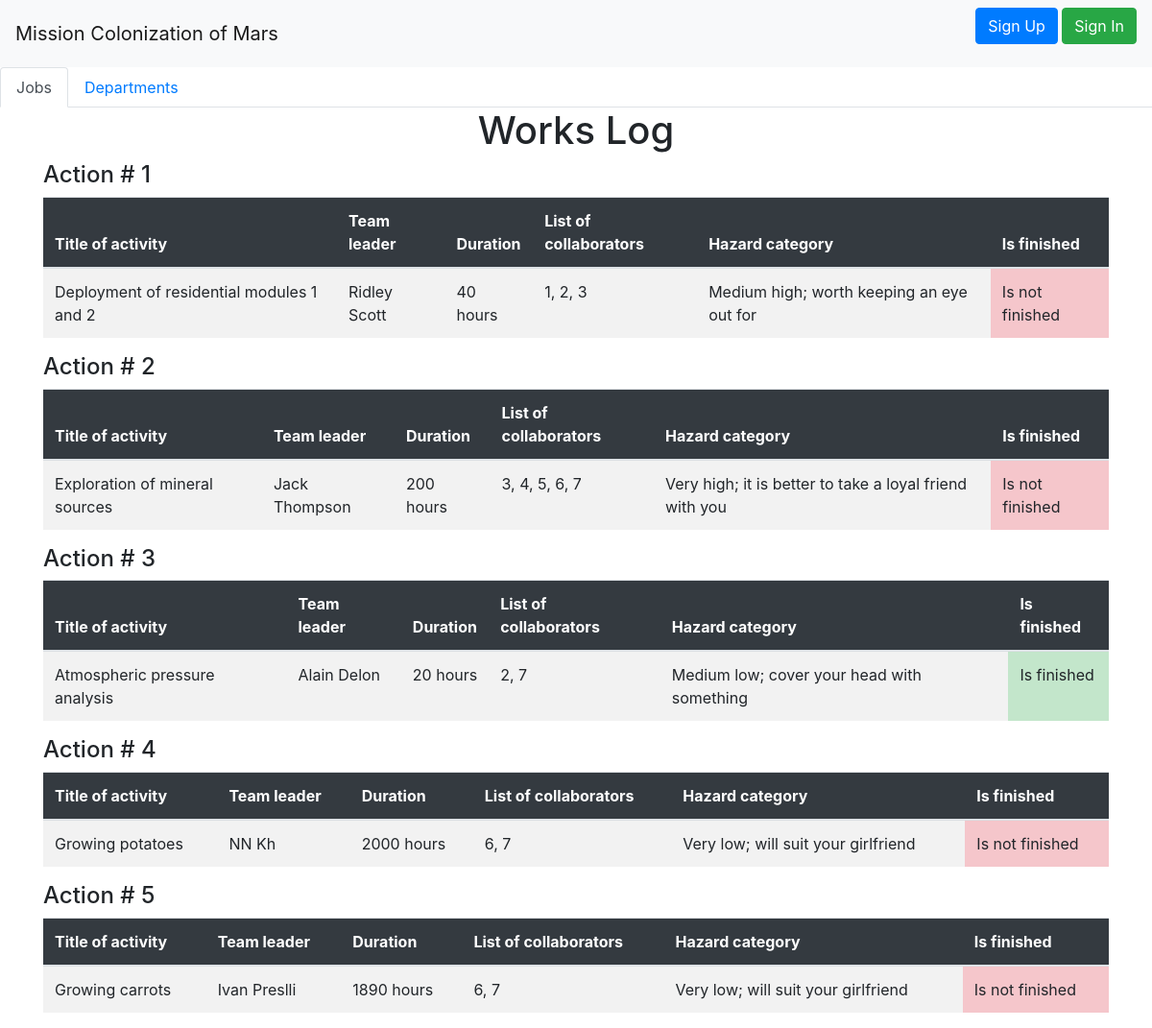
Screenshot of /j with the database file from the repository.
### data/jobs.py (models this page shows)
class Jobs(SqlAlchemyBase):
	__tablename__ = "jobs"
	id = sqlalchemy.Column(sqlalchemy.Integer, primary_key=True, autoincrement=True)
	team_leader = sqlalchemy.Column(sqlalchemy.Integer, sqlalchemy.ForeignKey("users.id"))
	job = sqlalchemy.Column(sqlalchemy.String)
	work_size = sqlalchemy.Column(sqlalchemy.Integer)
	collaborators = sqlalchemy.Column(sqlalchemy.String)
	start_date = sqlalchemy.Column(sqlalchemy.DateTime)
	end_date = sqlalchemy.Column(sqlalchemy.DateTime)
	is_finished = sqlalchemy.Column(sqlalchemy.Boolean)
	user = orm.relation("User")
	categories = orm.relation("HazardCategory", secondary="jobs_to_hazard_category", backref="jobs")

### data/users.py (models this page shows, shortened)
class User(SqlAlchemyBase, UserMixin):
    def __repr__(self):
        return self.name + " " + self.surname
    __tablename__ = "users"
    id = sqlalchemy.Column(sqlalchemy.Integer,
                           primary_key=True, autoincrement=True)
    surname = sqlalchemy.Column(sqlalchemy.String)
    name = sqlalchemy.Column(sqlalchemy.String)
    age = sqlalchemy.Column(sqlalchemy.Integer)
    position = sqlalchemy.Column(sqlalchemy.String)
    speciality = sqlalchemy.Column(sqlalchemy.String)
    address = sqlalchemy.Column(sqlalchemy.String)
    email = sqlalchemy.Column(sqlalchemy.String, unique=True)
    hashed_password = sqlalchemy.Column(sqlalchemy.String)
    modified_date = sqlalchemy.Column(sqlalchemy.DateTime)
    department = orm.relation("Department")
    job = orm.relation("Jobs")

### data/category.py (models this page shows)
class HazardCategory(SqlAlchemyBase):
	__tablename__ = 'hazard_category'
	id = sqlalchemy.Column(sqlalchemy.Integer, primary_key=True, autoincrement=True)
	hazard_description = sqlalchemy.Column(sqlalchemy.String, nullable=True)
	association_table = sqlalchemy.Table(
		"jobs_to_hazard_category",
		SqlAlchemyBase.metadata,
		sqlalchemy.Column("jobs", sqlalchemy.Integer, sqlalchemy.ForeignKey("jobs.id")),
		sqlalchemy.Column("category", sqlalchemy.Integer, sqlalchemy.ForeignKey("hazard_category.id")))

### main.py (the view)
@app.route("/j")
def index_j():
	db_session.global_init("db/mars_explorer.db")
	db_sess = db_session.create_session()
	jobs_ = db_sess.query(Jobs)
	return render_template("index_j.html", jobs=jobs_, current_user=current_user)

### data/db_session.py (called while the page is built, shortened)
def global_init(db_file):
    global __factory
    if __factory:
        return

def create_session() -> Session:
    global __factory
    print(__factory)
    return __factory()

### templates/index_j.html (shortened to what this page needs)
{% extends "base.html" %}
{% block content %}
<h1 align="center">Works Log</h1>
{% for job in jobs%}
<h4>Action # {{job.id}}</h4>
<table class="table table-striped">
  <thead>
    <tr>
      <th scope="col" class="table-dark">Title of activity</th>
      <th scope="col" class="table-dark">Team leader</th>
      <th scope="col" class="table-dark">Duration</th>
      <th scope="col" class="table-dark">List of collaborators</th>
      <th scope="col" class="table-dark">Hazard category</th>
      <th scope="col" class="table-dark">Is finished</th>
    </tr>
  </thead>
  <tbody>
    <tr>
      <td>{{job.job}}</td>
      <td>{{job.user}}</td>
      <td>{{job.work_size}} hours</td>
      <td>{{job.collaborators}}</td>
      <td>{{job.categories[-1].hazard_description}}</td>
      {% if not job.is_finished%}
      <td class="table-danger">Is not finished</td>
      {% else %}
      <td class="table-success">Is finished</td>
      {% endif %}
    </tr>
  </tbody>
</table>
{% endfor %}
{% endblock %}

### templates/base.html (shortened to what this page needs)
<!doctype html>
<html lang="en">
<head>
    <link rel="stylesheet" href="../static/css/style.css" />
    <link rel="stylesheet"
          href="https://stackpath.bootstrapcdn.com/bootstrap/4.4.1/css/bootstrap.min.css"
>
</head>
<body>
<header>
    <nav class="navbar navbar-light bg-light">
        <a class="navbar-brand" href="#">Mission Colonization of Mars</a>
        {% if current_user.is_authenticated %}
    <a class="navbar-brand" href="/logout">{{ current_user.name }} {{ current_user.surname }}</a>
    <a href="/jobs" class="btn btn-secondary">Add an Action</a>
    <a href="/departments" class="btn btn-secondary">Add a Department</a>
{% else %}
    <p>
        <a class="btn btn-primary " href="/register">Sign Up</a>
        <a class="btn btn-success" href="/login">Sign In</a>
    </p>
{% endif %}
    </nav>
    <ul class="nav nav-tabs">
  <li class="nav-item">
    <a class="nav-link active" href="/j">Jobs</a>
  </li>
  <li class="nav-item">
    <a class="nav-link" href="/d">Departments</a>
  </li>
    </ul>
</header>
<main role="main" class="container">
    {% block content %}{% endblock %}
</main>
</body>
</html>

### rows the page displays
Jobs: id "1", job "Deployment of residential modules 1 and 2", user "Ridley Scott", work_size "40", collaborators "1, 2, 3", hazard_description "Medium high; worth keeping an eye out for", is_finished "Is not finished"
Jobs: id "2", job "Exploration of mineral sources", user "Jack Thompson", work_size "200", collaborators "3, 4, 5, 6, 7", hazard_description "Very high; it is better to take a loyal friend with you", is_finished "Is not finished"
Jobs: id "3", job "Atmospheric pressure analysis", user "Alain Delon", work_size "20", collaborators "2, 7", hazard_description "Medium low; cover your head with something", is_finished "Is finished"
Jobs: id "4", job "Growing potatoes", user "NN Kh", work_size "2000", collaborators "6, 7", hazard_description "Very low; will suit your girlfriend", is_finished "Is not finished"
Jobs: id "5", job "Growing carrots", user "Ivan Preslli", work_size "1890", collaborators "6, 7", hazard_description "Very low; will suit your girlfriend", is_finished "Is not finished"
